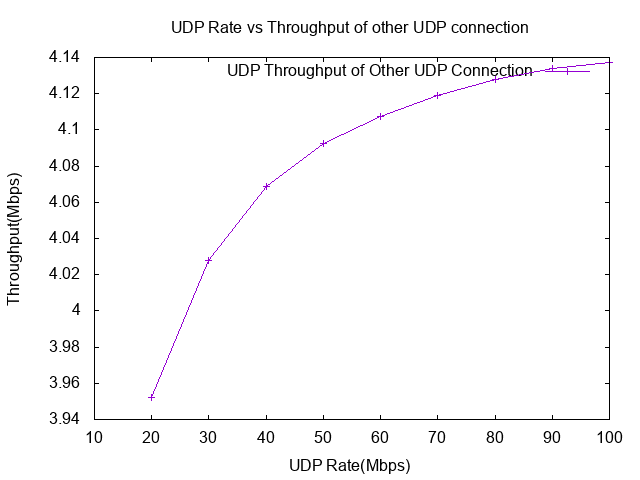

Recreate this plot in gnuplot.
set terminal png
set output "otherudp_udprate.png"
set title "UDP Rate vs Throughput of other UDP connection"
set xlabel "UDP Rate(Mbps)"
set ylabel "Throughput(Mbps)"

set xrange [10:100]
plot "-"  title "UDP Throughput of Other UDP Connection" with linespoints
20 3.95201
30 4.02776
40 4.06857
50 4.09249
60 4.10747
70 4.11889
80 4.12779
90 4.13388
100 4.13735
e
